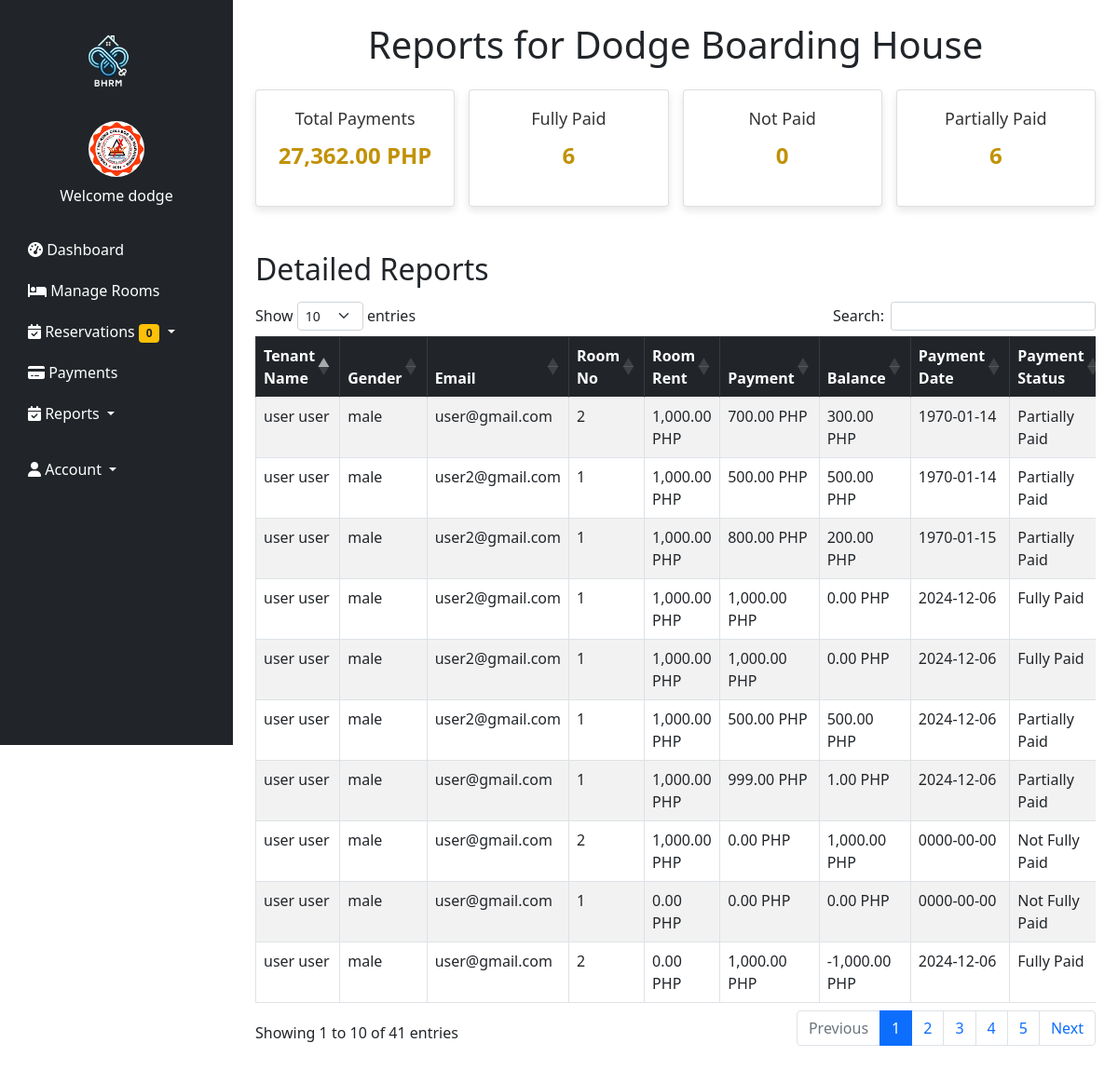
The app's page /reportspayments.php (signed in), older data.
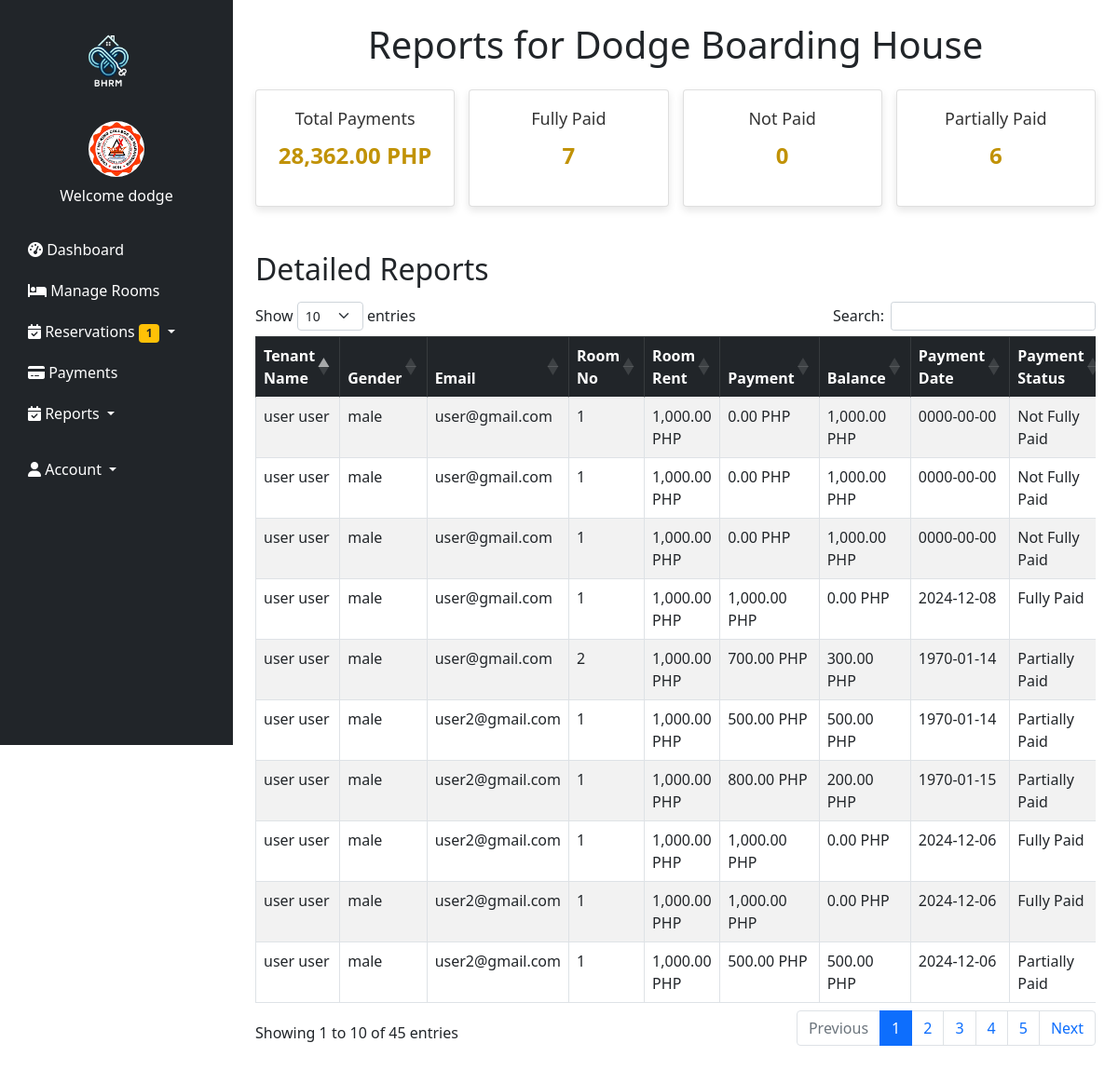
The same page, newer data.
### tables this page shows
CREATE TABLE `reports` (
  `id` int(255) NOT NULL,
  `fname` varchar(255) NOT NULL,
  `lname` varchar(255) NOT NULL,
  `gender` varchar(255) NOT NULL,
  `email` varchar(255) NOT NULL,
  `payment` int(255) NOT NULL,
  `pay_date` date DEFAULT NULL,
  `pay_stat` varchar(255) NOT NULL,
  `date_in` date DEFAULT NULL,
  `date_out` date DEFAULT NULL,
  `room_no` int(255) NOT NULL,
  `price` int(255) NOT NULL,
  `hname` varchar(255) NOT NULL,
  `owner` varchar(255) NOT NULL
);

### reportspayments.php (the view, shortened to what the changed rows need)
<?php
include('php/connection.php');
$hname = $_SESSION['hname'];
$totalPaymentsQuery = "SELECT SUM(payment) AS total_payments
                       FROM reports
                       WHERE hname = '$hname' AND pay_date IS NOT NULL";
$totalPaymentsResult = mysqli_query($conn, $totalPaymentsQuery);
$totalPayments = mysqli_fetch_assoc($totalPaymentsResult)['total_payments'];
$paymentStatusQuery = "SELECT
                          SUM(pay_stat = 'Fully Paid') AS fully_paid_count,
                          SUM(pay_stat = 'Not Paid') AS not_paid_count,
                          SUM(pay_stat = 'Partially Paid') AS partially_paid_count
                       FROM reports
                       WHERE hname = '$hname'";
$paymentStatusResult = mysqli_query($conn, $paymentStatusQuery);
$paymentStatusData = mysqli_fetch_assoc($paymentStatusResult);
$fullyPaidCount = $paymentStatusData['fully_paid_count'];
$reportQuery = "SELECT * FROM reports WHERE hname = '$hname' ORDER BY id DESC";
$reportResult = mysqli_query($conn, $reportQuery);
?>
<!DOCTYPE html>
<html lang="en">
<head>
    <link href="https://cdn.jsdelivr.net/npm/bootstrap@5.3.0/dist/css/bootstrap.min.css" rel="stylesheet">
    <link rel="stylesheet" href="https://cdn.datatables.net/1.13.5/css/dataTables.bootstrap5.min.css">
</head>
<body>
    <?php include 'navigationbar.php'; ?>
    <div class="container my-4">
        <h1 class="text-center mb-4">Reports for <?php echo $hname; ?></h1>
        <div class="summary">
            <div class="card">
                <h5>Total Payments</h5>
                <p><?php echo number_format($totalPayments, 2); ?> PHP</p>
            </div>
            <div class="card">
                <h5>Fully Paid</h5>
                <p><?php echo $fullyPaidCount; ?></p>
            </div>
        </div>
        <div class="mt-5">
            <h2 class="mb-3">Detailed Reports</h2>
            <div class="table-responsive">
                <table id="reportTable" class="table table-striped table-bordered">
                    <thead class="table-dark">
                        <tr>
                            <th>Tenant Name</th>
                            <th>Gender</th>
                            <th>Email</th>
                            <th>Room No</th>
                            <th>Room Rent</th>
                            <th>Payment</th>
                            <th>Balance</th>
                            <th>Payment Date</th>
                            <th>Payment Status</th>
                        </tr>
                    </thead>
                    <tbody>
                        <?php while ($report = mysqli_fetch_assoc($reportResult)) {
                            $price = $report['price'] ?: 0;
                            $payment = $report['payment'] ?: 0;
                            $balance = $price - $payment;
                        ?>
                            <tr>
                                <td><?php echo $report['fname'] . ' ' . $report['lname']; ?></td>
                                <td><?php echo $report['gender']; ?></td>
                                <td><?php echo $report['email']; ?></td>
                                <td><?php echo $report['room_no']; ?></td>
                                <td><?php echo number_format($price, 2); ?> PHP</td>
                                <td><?php echo number_format($payment, 2); ?> PHP</td>
                                <td><?php echo number_format($balance, 2); ?> PHP</td>
                                <td><?php echo $report['pay_date'] ?: 'N/A'; ?></td>
                                <td><?php echo $report['pay_stat'] ?: 'N/A'; ?></td>
                            </tr>
                        <?php } ?>
                    </tbody>
                </table>
            </div>
        </div>
    </div>
</body>
</html>

### navigationbar.php (shortened to what the changed rows need)
<?php
require 'php/connection.php';
?>
<?php
        $hname = $_SESSION['hname'];
        $query = "SELECT COUNT(*) AS new_reservations FROM reservation WHERE hname = '$hname' AND res_stat = 'Pending'";
        $result = mysqli_query($conn, $query);
        $row = mysqli_fetch_assoc($result);
        $newReservations = $row['new_reservations'];
    ?>
<!DOCTYPE html>
<html lang="en">
<head>
    <link href="https://cdn.jsdelivr.net/npm/bootstrap@5.0.2/dist/css/bootstrap.min.css" rel="stylesheet">
    <link href="https://cdnjs.cloudflare.com/ajax/libs/font-awesome/6.0.0-beta3/css/all.min.css" rel="stylesheet">
</head>
<body>
    <nav class="sidebar bg-dark">
        <ul class="nav flex-column">
            <li class="nav-item dropdown">
                <a class="nav-link dropdown-toggle" href="#" id="reservationMenu" role="button" data-bs-toggle="dropdown" aria-expanded="false">
                    <i class="fas fa-calendar-check"></i> Reservations <span class="badge bg-warning text-dark"><?php echo $newReservations; ?></span>
                </a>
            </li>
        </ul>
    </nav>
</body>
</html>

Row changes from the older to the newer data that the page shows:
no longer on this page (row unchanged): reports: fname "user", lname "user", gender "male", email "user@gmail.com", room_no "1", price "1,000.00", payment "999.00", balance "1.00", pay_date "2024-12-06", pay_stat "Partially Paid"
no longer on this page (row unchanged): reports: fname "user", lname "user", gender "male", email "user@gmail.com", room_no "2", price "1,000.00", payment "0.00", balance "1,000.00", pay_date "0000-00-00", pay_stat "Not Fully Paid"
no longer on this page (row unchanged): reports: fname "user", lname "user", gender "male", email "user@gmail.com", room_no "1", price "0.00", payment "0.00", balance "0.00", pay_date "0000-00-00", pay_stat "Not Fully Paid"
no longer on this page (row unchanged): reports: fname "user", lname "user", gender "male", email "user@gmail.com", room_no "2", price "0.00", payment "1,000.00", balance "-1,000.00", pay_date "2024-12-06", pay_stat "Fully Paid"
added reports: fname "user", lname "user", gender "male", email "user@gmail.com", room_no "1", price "1,000.00", payment "0.00", balance "1,000.00", pay_date "0000-00-00", pay_stat "Not Fully Paid"
added reports: fname "user", lname "user", gender "male", email "user@gmail.com", room_no "1", price "1,000.00", payment "0.00", balance "1,000.00", pay_date "0000-00-00", pay_stat "Not Fully Paid"
added reports: fname "user", lname "user", gender "male", email "user@gmail.com", room_no "1", price "1,000.00", payment "0.00", balance "1,000.00", pay_date "0000-00-00", pay_stat "Not Fully Paid"
added reports: fname "user", lname "user", gender "male", email "user@gmail.com", room_no "1", price "1,000.00", payment "1,000.00", balance "0.00", pay_date "2024-12-08", pay_stat "Fully Paid"
Text that changed along with them:
$newReservations: "0" → "1"
$totalPayments: "27,362.00" → "28,362.00"
$fullyPaidCount: "6" → "7"
text written by a page script: "Show entries Search: Showing 1 to 10 of 41 entries Previous 1 2 3 4 5 Next" → "Show entries Search: Showing 1 to 10 of 45 entries Previous 1 2 3 4 5 Next"
